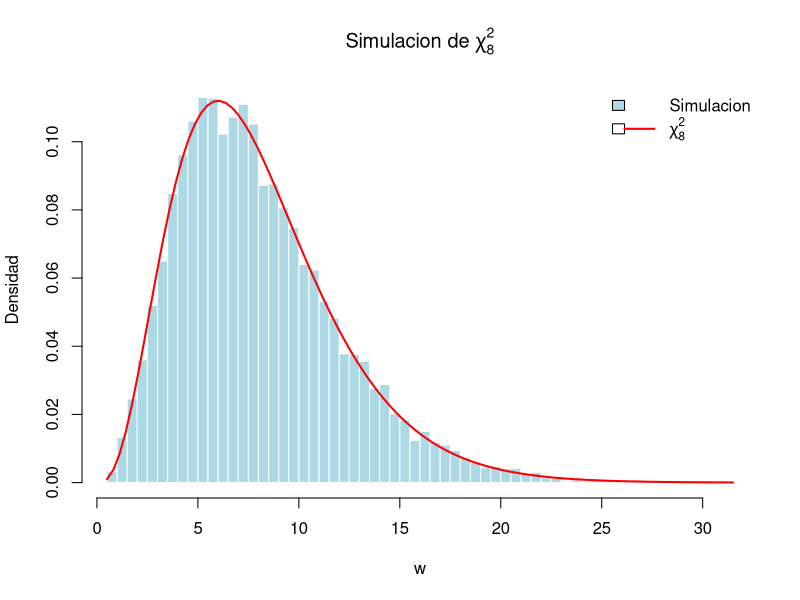
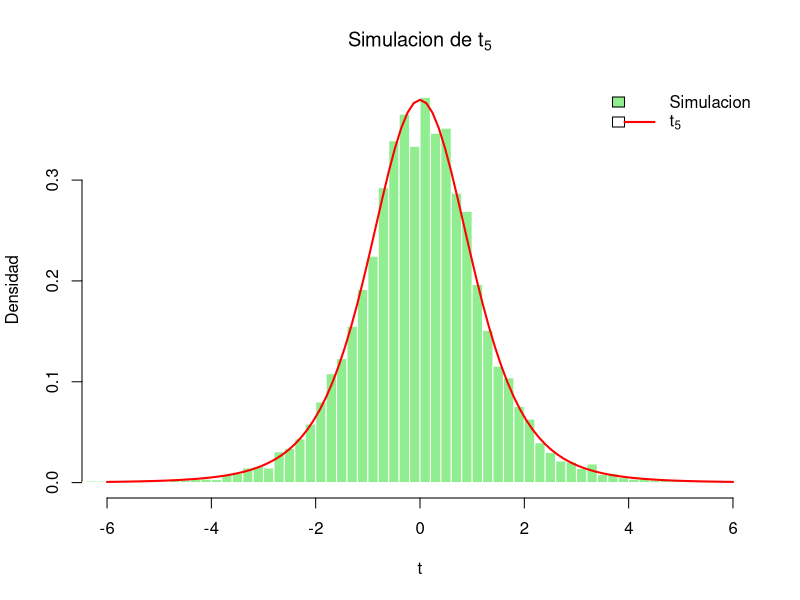
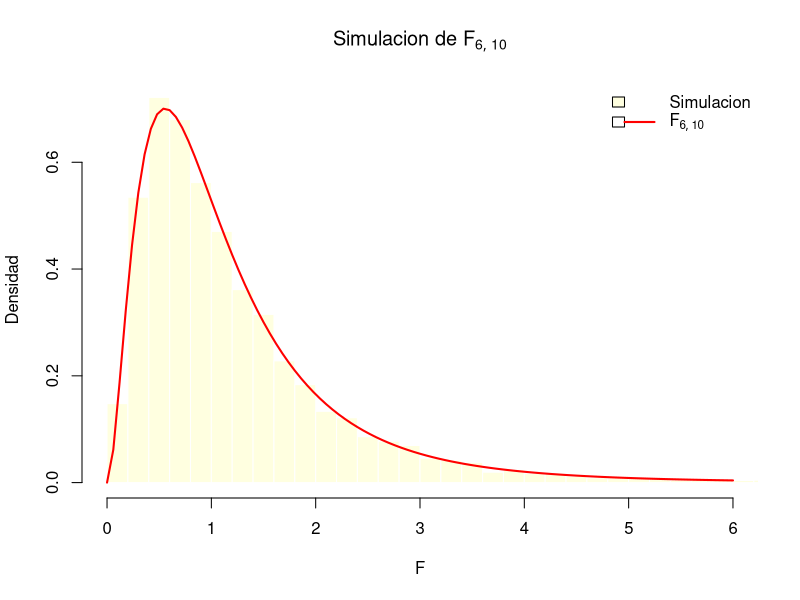
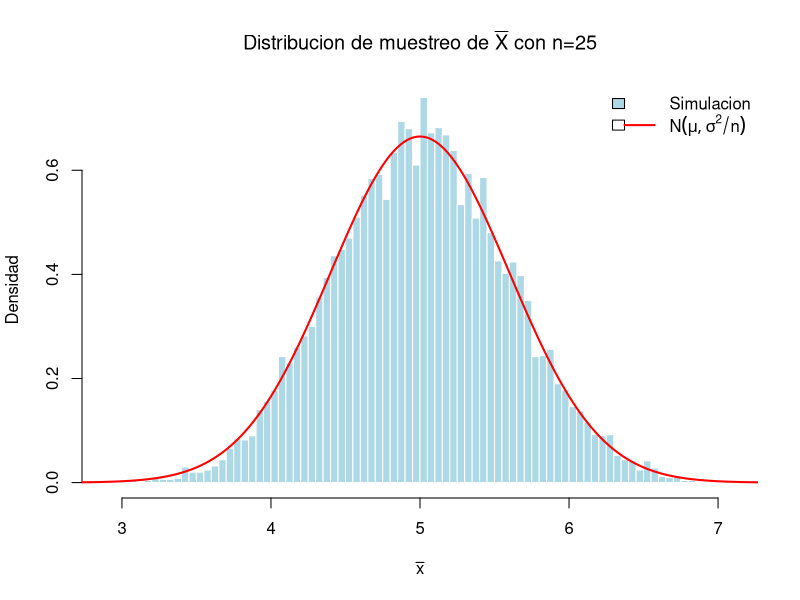
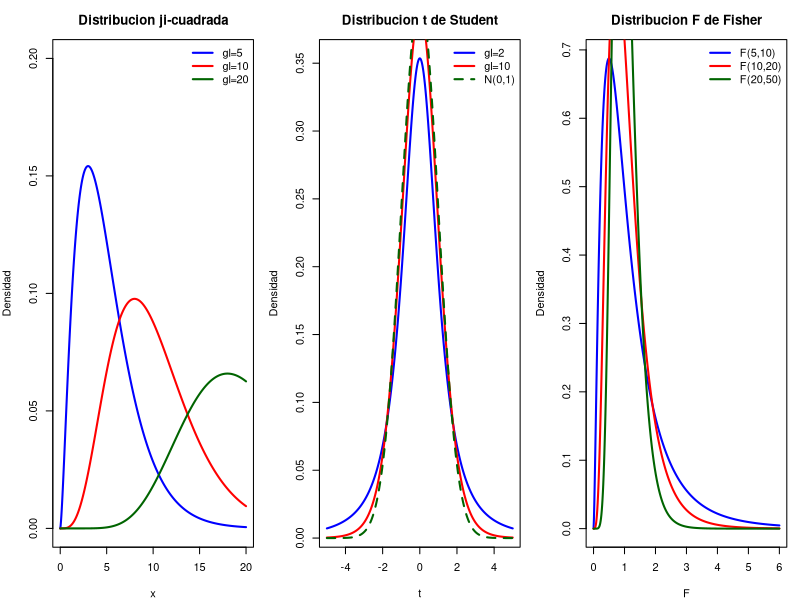
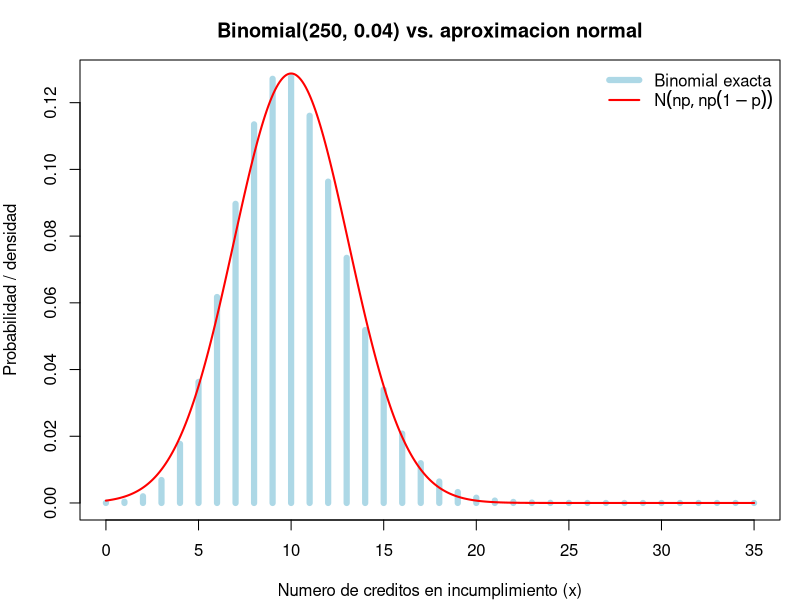

These charts were generated, in order, by the following R code:
# ==============================================================
# Inferencia Estadistica - EST-11102, ITAM
# Capitulo 3: Distribuciones Muestrales y el Teorema Central del Limite
# Codigo correspondiente al Apendice del capitulo (A3.0-A3.3)
# ==============================================================

# --------------------------------------------------------------
# A3.0 Verificacion por simulacion de las distribuciones nuevas
#      obtenidas a partir de la Normal (Seccion 3.2.1, Definiciones
#      3.2.1-3.2.3). Solucion de referencia del Ejercicio de
#      verificacion por simulacion en R.
# --------------------------------------------------------------
set.seed(2026)
B <- 10000

# --- (a) Ji-cuadrada: W = suma de n=8 normales estandar al cuadrado ---
n_chi <- 8
W <- replicate(B, sum(rnorm(n_chi)^2))

par(mfrow = c(1, 1))
hist(W, breaks = 60, freq = FALSE, col = "lightblue", border = "white",
     main = expression(paste("Simulacion de ", chi[8]^2)),
     xlab = "w", ylab = "Densidad")
curve(dchisq(x, df = n_chi), col = "red", lwd = 2, add = TRUE)
legend("topright", legend = c("Simulacion", expression(chi[8]^2)),
       fill = c("lightblue", NA), lty = c(NA, 1),
       col = c(NA, "red"), lwd = c(NA, 2), bty = "n")

cat("--- Verificacion Ji-cuadrada (n=8 grados de libertad) ---\n")
cat("Media simulada:    ", round(mean(W), 3), " (teorica: ", n_chi, ")\n", sep = "")
cat("Varianza simulada: ", round(var(W), 3),  " (teorica: ", 2 * n_chi, ")\n", sep = "")

# --- (b) t de Student: T = X / sqrt(Y/nu), X~N(0,1), Y~chi2_nu ---
nu_t <- 5
X_t  <- rnorm(B)
Y_t  <- replicate(B, sum(rnorm(nu_t)^2))
Tsim <- X_t / sqrt(Y_t / nu_t)

hist(Tsim, breaks = 80, freq = FALSE, col = "lightgreen", border = "white",
     xlim = c(-6, 6),
     main = expression(paste("Simulacion de ", t[5])),
     xlab = "t", ylab = "Densidad")
curve(dt(x, df = nu_t), col = "red", lwd = 2, add = TRUE)
legend("topright", legend = c("Simulacion", expression(t[5])),
       fill = c("lightgreen", NA), lty = c(NA, 1),
       col = c(NA, "red"), lwd = c(NA, 2), bty = "n")

cat("\n--- Verificacion t de Student (nu=5 grados de libertad) ---\n")
cat("Media simulada:    ", round(mean(Tsim), 3), " (teorica: 0)\n", sep = "")
cat("Varianza simulada: ", round(var(Tsim), 3),
    " (teorica: ", round(nu_t / (nu_t - 2), 3), ")\n", sep = "")

# --- (c) F de Fisher: F = (X/n)/(Y/m), X~chi2_n, Y~chi2_m ---
n_f <- 6; m_f <- 10
Xf  <- replicate(B, sum(rnorm(n_f)^2))
Yf  <- replicate(B, sum(rnorm(m_f)^2))
Fsim <- (Xf / n_f) / (Yf / m_f)

hist(Fsim, breaks = 80, freq = FALSE, col = "lightyellow", border = "white",
     xlim = c(0, 6),
     main = expression(paste("Simulacion de ", F[list(6,10)])),
     xlab = "F", ylab = "Densidad")
curve(df(x, df1 = n_f, df2 = m_f), col = "red", lwd = 2, add = TRUE)
legend("topright", legend = c("Simulacion", expression(F[list(6,10)])),
       fill = c("lightyellow", NA), lty = c(NA, 1),
       col = c(NA, "red"), lwd = c(NA, 2), bty = "n")

cat("\n--- Verificacion F de Fisher (n=6, m=10 grados de libertad) ---\n")
cat("Media simulada:    ", round(mean(Fsim), 3),
    " (teorica: ", round(m_f / (m_f - 2), 3), ")\n", sep = "")

# Verificacion de la propiedad F_(n,m) = 1 / F_(m,n)
Fsim_inv    <- 1 / Fsim               # debe distribuirse F_(10,6)
Fsim_directo <- (Yf / m_f) / (Xf / n_f)  # F_(10,6) simulada directamente
cat("\nPropiedad F_(n,m) = 1 / F_(m,n):\n")
cat("Media de 1/F simulada:            ", round(mean(Fsim_inv), 3), "\n")
cat("Media de F_(10,6) simulada directo:", round(mean(Fsim_directo), 3), "\n")
cat("(ambas deben acercarse a la misma teorica, no definida si m<=2)\n")

# --------------------------------------------------------------
# A3.1 Verificacion por simulacion de la distribucion de muestreo
#      de la media muestral (Teorema 3.2.1: Xbarra | sigma^2 conocida)
# --------------------------------------------------------------
mu    <- 5
sigma <- 3
n     <- 25         # tamano de muestra
B     <- 10000      # numero de muestras simuladas

set.seed(123)

# Generamos B muestras de tamano n y calculamos la media de cada una
medias <- replicate(B, mean(rnorm(n, mean = mu, sd = sigma)))

par(mfrow = c(1, 1))
hist(medias,
     breaks  = 60,
     freq    = FALSE,
     col     = "lightblue",
     border  = "white",
     main    = expression(paste("Distribucion de muestreo de ",
                                bar(X), " con n=25")),
     xlab    = expression(bar(x)),
     ylab    = "Densidad")

# Superponemos la densidad teorica N(mu, sigma^2/n)
x_seq <- seq(mu - 4*sigma/sqrt(n), mu + 4*sigma/sqrt(n), length.out = 300)
lines(x_seq, dnorm(x_seq, mean = mu, sd = sigma/sqrt(n)),
      col = "red", lwd = 2)
legend("topright",
       legend = c("Simulacion", expression(N(mu, sigma^2/n))),
       fill   = c("lightblue", NA),
       lty    = c(NA, 1), col = c(NA, "red"),
       lwd    = c(NA, 2), bty = "n")

cat("Media de las medias simuladas: ", round(mean(medias), 4),
    " (teorica:", mu, ")\n")
cat("Var. de las medias simuladas:  ", round(var(medias), 4),
    " (teorica:", sigma^2/n, ")\n")

# --------------------------------------------------------------
# A3.2 Distribuciones chi-cuadrada, t de Student y F de Fisher
#      (Seccion 3.2: distribuciones muestrales bajo poblacion normal)
# --------------------------------------------------------------
par(mfrow = c(1, 3), mar = c(4, 4, 3, 1))
x <- seq(0.001, 20, length.out = 500)

# --- Ji-cuadrada ---
plot(x, dchisq(x, df = 5),  type = "l", col = "blue",   lwd = 2,
     main = "Distribucion ji-cuadrada",
     xlab = "x", ylab = "Densidad", ylim = c(0, 0.2))
lines(x, dchisq(x, df = 10), col = "red",    lwd = 2)
lines(x, dchisq(x, df = 20), col = "darkgreen", lwd = 2)
legend("topright",
       legend = c("gl=5", "gl=10", "gl=20"),
       col    = c("blue", "red", "darkgreen"),
       lwd    = 2, bty = "n")

# --- t de Student ---
x2 <- seq(-5, 5, length.out = 500)
plot(x2, dt(x2, df = 2),  type = "l", col = "blue",  lwd = 2,
     main = "Distribucion t de Student",
     xlab = "t", ylab = "Densidad")
lines(x2, dt(x2, df = 10), col = "red",       lwd = 2)
lines(x2, dnorm(x2),       col = "darkgreen", lwd = 2, lty = 2)
legend("topright",
       legend = c("gl=2", "gl=10", "N(0,1)"),
       col    = c("blue", "red", "darkgreen"),
       lwd    = 2, lty = c(1, 1, 2), bty = "n")

# --- F de Fisher ---
x3 <- seq(0.001, 6, length.out = 500)
plot(x3, df(x3, df1 = 5,  df2 = 10), type = "l", col = "blue", lwd = 2,
     main = "Distribucion F de Fisher",
     xlab = "F", ylab = "Densidad")
lines(x3, df(x3, df1 = 10, df2 = 20), col = "red",       lwd = 2)
lines(x3, df(x3, df1 = 20, df2 = 50), col = "darkgreen", lwd = 2)
legend("topright",
       legend = c("F(5,10)", "F(10,20)", "F(20,50)"),
       col    = c("blue", "red", "darkgreen"),
       lwd    = 2, bty = "n")

# --------------------------------------------------------------
# A3.3 Aproximacion normal a la binomial con correccion por
#      continuidad (Seccion 3.3, Teorema de De Moivre-Laplace)
# --------------------------------------------------------------

# --- Funcion auxiliar: aproximacion normal con correccion de continuidad
aprox_normal_binomial <- function(a, b, n, p) {
  # Aproxima P(a <= X <= b) para X ~ Binomial(n,p) usando
  # correccion por continuidad
  mu_x    <- n * p
  sigma_x <- sqrt(n * p * (1 - p))
  z_sup   <- (b + 0.5 - mu_x) / sigma_x
  z_inf   <- (a - 0.5 - mu_x) / sigma_x
  pnorm(z_sup) - pnorm(z_inf)
}

# --- Ejemplo 3.3.1: control de calidad (n=200, p=0.08) ---
n1 <- 200; p1 <- 0.08
prob_exacta_1 <- pbinom(12, size = n1, prob = p1)          # P(X <= 12)
prob_aprox_1  <- aprox_normal_binomial(0, 12, n1, p1)

cat("\n--- Ejemplo: control de calidad, n=200, p=0.08 ---\n")
cat("P(X <= 12) exacta (binomial):        ", round(prob_exacta_1, 4), "\n")
cat("P(X <= 12) aproximada (normal, c.c.):", round(prob_aprox_1, 4), "\n")

# --- Ejemplo 3.3.2: riesgo de credito de un portafolio (n=250, p=0.04) ---
n2 <- 250; p2 <- 0.04
prob_exacta_2 <- 1 - pbinom(15, size = n2, prob = p2)       # P(X > 15) = P(X >= 16)
prob_aprox_2  <- 1 - aprox_normal_binomial(0, 15, n2, p2)   # complemento de P(X<=15)

cat("\n--- Ejemplo: riesgo de credito, n=250, p=0.04 ---\n")
cat("P(X > 15) exacta (binomial):         ", round(prob_exacta_2, 4), "\n")
cat("P(X > 15) aproximada (normal, c.c.): ", round(prob_aprox_2, 4), "\n")

# --- Comparacion grafica: binomial exacta vs. aproximacion normal ---
# Se usa el ejemplo de riesgo de credito (n=250, p=0.04)
x_bin   <- 0:35
masa    <- dbinom(x_bin, size = n2, prob = p2)
mu_x    <- n2 * p2
sigma_x <- sqrt(n2 * p2 * (1 - p2))
x_cont  <- seq(0, 35, length.out = 400)
densidad_normal <- dnorm(x_cont, mean = mu_x, sd = sigma_x)

par(mfrow = c(1, 1), mar = c(4, 4, 3, 1))
plot(x_bin, masa, type = "h", lwd = 6, col = "lightblue",
     main = "Binomial(250, 0.04) vs. aproximacion normal",
     xlab = "Numero de creditos en incumplimiento (x)",
     ylab = "Probabilidad / densidad")
lines(x_cont, densidad_normal, col = "red", lwd = 2)
legend("topright",
       legend = c("Binomial exacta", expression(N(np, np(1-p)))),
       col    = c("lightblue", "red"),
       lwd    = c(6, 2), bty = "n")

# --- Regla practica: np > 5 y n(1-p) > 5 ---
cat("\n--- Verificacion de la regla practica ---\n")
cat("Ejemplo 1: np =", n1*p1, ", n(1-p) =", n1*(1-p1), "\n")
cat("Ejemplo 2: np =", n2*p2, ", n(1-p) =", n2*(1-p2), "\n")
